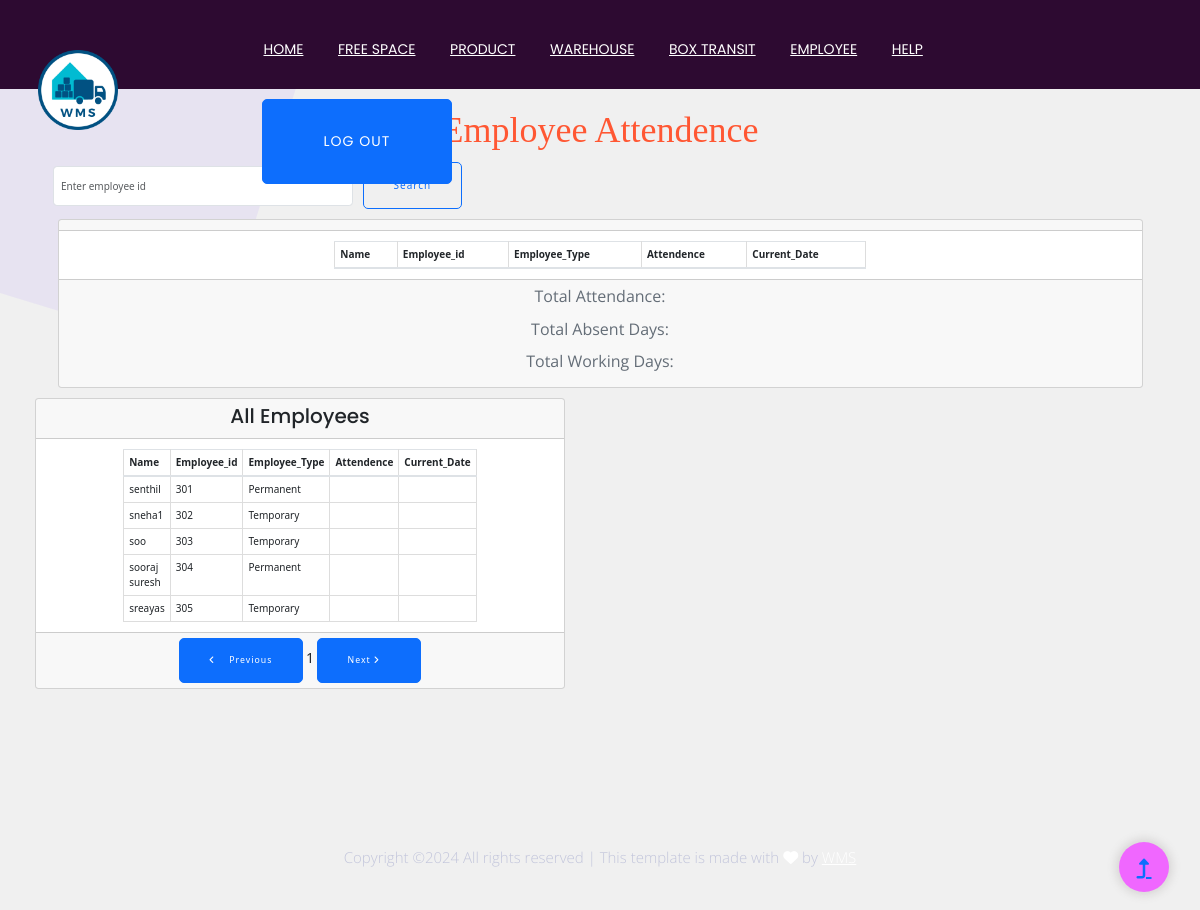
/view_attendence/, run on the app's committed database.
### warehouse/models.py (models this page shows)
class User(models.Model):
    name=models.CharField(max_length=100)
    employee_id= models.AutoField(primary_key = True)
    address=models.CharField(max_length=100)
    gender=models.CharField(max_length=100)
    contact_no=models.IntegerField(null=True)
    employee_type=models.CharField(max_length=100)
    email=models.EmailField(max_length=100)
    password=models.CharField(max_length=100)
    UserType=models.CharField(max_length=100,default='Employee')

### warehouse/views.py (the view, shortened to what this page needs)
# urls.py: path('view_attendence/', views.view_attendance, name='view_attendence'),
def view_attendance(request):
    all_employees = User.objects.all().values()
    context = {
        'all_employees': all_employees,
    }
    return render(request, 'view_attendence.html', context)

### warehouse/templates/view_attendence.html (shortened to what this page needs)
{% extends 'supervisor_header.html' %}
{% block content %}
{% load static %}
<head>
    <link rel="stylesheet" href="https://cdn.jsdelivr.net/npm/bootstrap@5.7.0/dist/css/bootstrap.min.css">
    <link rel="stylesheet" href="https://cdnjs.cloudflare.com/ajax/libs/font-awesome/6.0.0-beta3/css/all.min.css">
</head>
<body>
  <h2 class="text-center center-heading" style="font-family: 'Your-Font'; font-size: 36px; color: #ff5733;">Employee Attendence</h2>
<div class="container">
  <div class="col-md-6">
    <form class="form-inline my-3" method="post" action="{% url 'view_attendence' %}">
      <input class="form-control mr-sm-3" type="search" id="searchInput" style="width: 300px; height: 40px;" placeholder="Enter employee id" aria-label="Search" name="id">
      <button class="btn btn-outline-primary my-2 my-sm-0" type="submit">Search</button>
  </form>
</div>
    <div class="row justify-content-center text-center my-3">
        <div class="col-md-12">
            <div class="card table-margin">
                <div class="card-header">
                </div>
                <div class="card-body">
                    <table class="table table-left center-table">
                        <thead>
                            <tr>
                                <th>Name</th>
                                <th>Employee_id</th>
                                <th>Employee_Type</th>
                                <th>Attendence</th>
                                <th>Current_Date</th>
                            </tr>
                        </thead>
                    </table>
                </div>
                <div class="card-footer text-center center-content">
                    <p>Total Attendance: {{ total_attendance_days }}</p>
                    <p>Total Absent Days: {{ total_absent_days }}</p>
                    <p>Total Working Days: {{ total_working_days }}</p>
                </div>
            </div>
        </div>
    </div>
</div>
        <div class="col-md-6">
            <div class="card table-margin">
                <div class="card-header">
                    <h2 class="center-heading">All Employees</h2>
                </div>
                <div class="card-body">
                    <table class="table table-right center-table" id="second-table">
                        <thead>
                            <tr>
                                <th>Name</th>
                                <th>Employee_id</th>
                                <th>Employee_Type</th>
                                <th>Attendence</th>
                                <th>Current_Date</th>
                            </tr>
                        </thead>
                        <tbody>
                            {% for employee in all_employees %}
                            <tr>
                                <td>{{ employee.name }}</td>
                                <td>{{ employee.employee_id }}</td>
                                <td>{{ employee.employee_type }}</td>
                                <td>
                                </td>
                                <td>
                                </td>
                            </tr>
                            {% endfor %}
                        </tbody>
                    </table>
                </div>
                <div class="card-footer text-center">
                  <button id="prev-page" class="btn btn-primary btn-sm"><i class="fas fa-angle-left"></i> Previous</button>
                  <span id="page-num" style="font-size: 14px;">1</span>
                  <button id="next-page" class="btn btn-primary btn-sm">Next <i class="fas fa-angle-right"></i></button>
              </div>
            </div>
        </div>
</body>
{% endblock %}

### warehouse/templates/view_attendence.html (style rules this page uses)
table { border-collapse: collapse; width: 100%; }
th, td { border: 1px solid #dddddd; text-align: left; padding: 8px; }
tr:nth-child(even) { background-color: #f2f2f2; }
th { background-color: #333; color: white; }
.table-left { width: 50%; }
.table-right { width: 50%; }
.center-table { margin: 0 auto; }
.center-heading { text-align: center; }
.center-content { text-align: center; }
.table-margin { margin: 0 20px; }
body { background-color: #f0f0f0; }

### data on the page
User: name "senthil", employee_id "301", employee_type "Permanent"
User: name "sneha1", employee_id "302", employee_type "Temporary"
User: name "soo", employee_id "303", employee_type "Temporary"
User: name "sooraj suresh", employee_id "304", employee_type "Permanent"
User: name "sreayas", employee_id "305", employee_type "Temporary"
